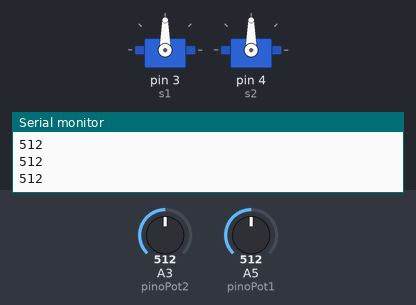
The sketch below on a simulated Arduino Uno, built with avr-gcc and run on an emulated ATmega328P. Parts: 2 × servo, the last lines printed to the serial monitor. The inputs (shaded band) are chosen by the test bench; at power-on: A3 (pinoPot2) = 512, A5 (pinoPot1) = 512.

Above: at 1.2 s.
1.3 s: A3 (pinoPot2) set to 716
At 1.8 s:
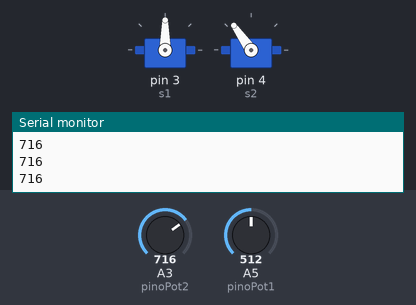
3.0 s: A5 (pinoPot1) set to 716
At 4.5 s:
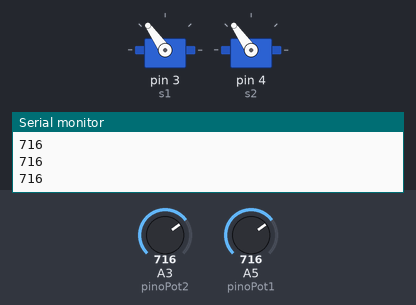
6.0 s: A3 (pinoPot2) set to 900
At 7.4 s:
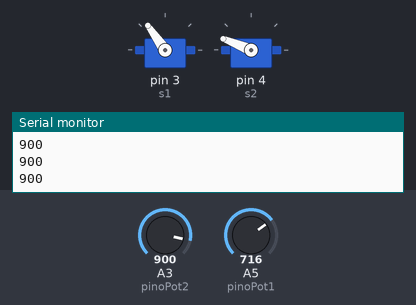
7.7 s: A5 (pinoPot1) set to 900
At 9.1 s:
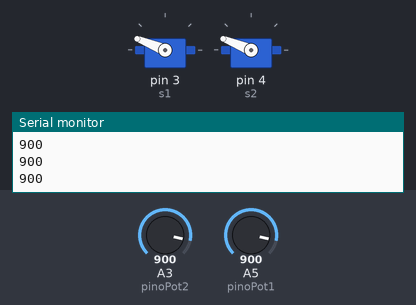
10.7 s: A3 (pinoPot2) set to 1023
At 12.1 s:
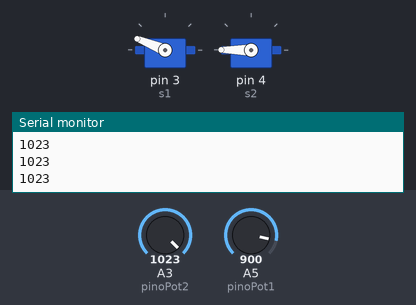
12.4 s: A5 (pinoPot1) set to 1023
At 13.7 s:
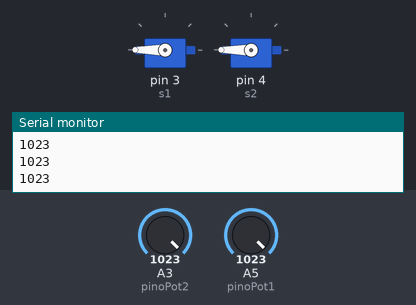
Timing chart, 0 to 15.4 s (numbered marks = the images above; inputs shaded):
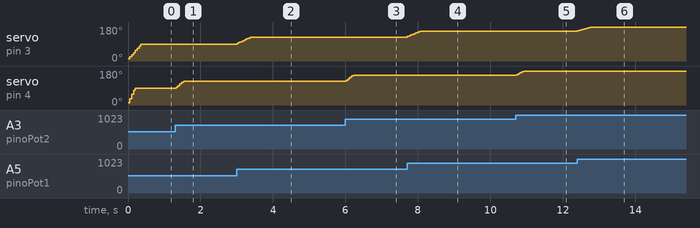

Measured:
- after the input at 1.3 s, servo on pin 4 (s2): 90° → 125° at once
- after the input at 3.0 s, servo on pin 3 (s1): 90° → 125° at once
- after the input at 6.0 s, servo on pin 4 (s2): 125° → 158° at once
- after the input at 7.7 s, servo on pin 3 (s1): 125° → 158° at once
- after the input at 10.7 s, servo on pin 4 (s2): 158° → 180° at once
- after the input at 12.4 s, servo on pin 3 (s1): 158° → 180° at once

The sketch:

media_movel_potenciometro_.ino
```cpp
#include <Servo.h>


#define n_pontos 8

int pinoPot1=A5;
int pinoPot2=A3;


float amostra1[n_pontos];
float amostra2[n_pontos];

int media_movel(int pino,float *amostra);

void zera_amostra(float *amostra);

Servo s1;
Servo s2;

int leitura1=0;
int leitura2=0;


void setup(){

  Serial.begin(9600);
   pinMode(pinoPot1,INPUT);
   pinMode(pinoPot2,INPUT);


   s1.attach(3);
   s1.write(leitura1);
   s2.attach(4);
   s2.write(leitura2);

   zera_amostra(amostra1);
   zera_amostra(amostra2);


}

void loop()
{
  leitura1=map(media_movel(pinoPot1,amostra1),0,1023,0,180);
  leitura2=map(media_movel(pinoPot2,amostra2),0,1023,0,180);


  s1.write(leitura1);
  s2.write(leitura2);

  Serial.println(media_movel(pinoPot2,amostra2));
  delay(50);
}

int media_movel(int pino, float *amostra){
  for(int i=n_pontos-1;i>0;i--){
    amostra[i]=amostra[i-1];
   }
   amostra[0]=analogRead(pino);

   float soma=0.0;

   for(int i=0;i<n_pontos;i++){
     soma+=amostra[i];
   }
   return soma/n_pontos;
}


void zera_amostra(float *amostra){
   for(int i=0;i<n_pontos;i++){
    amostra[i]=0;
   }

}
```

media.c
```cpp
#include<stdio.h>

const int TAMANHO=5;

float average (int length,int array[]);

int main()
{
	int scores[TAMANHO];
	for(int i=0;i<TAMANHO;i++)
	{
		printf("Digite a nota %d: ",i+1);
		scanf("%d",&scores[i]);
	}
	printf("Media: %.2f\n",average(TAMANHO,scores));
}

float average(int length,int array[])
{
	int sum=0;
	for(int i=0;i<length;i++)
	{
		sum+=array[i];
	}
	return sum/(float)length;
}
```

strings1.c
```cpp
#include<stdio.h>
#include<stdlib.h>
#include<string.h>

int main(){
    int n;
    char nome[50];
    scanf("%s",nome);
    n=strlen(nome);
    for(int i=0;i<n;i++){
        printf("%c",nome[i]);
    }
    printf("\n");
    return 0;
}
```

strings2.c
```cpp
#include<stdio.h>
#include<stdlib.h>
#include<string.h>
#include<ctype.h>

int main(){
    int n;
    char palavra[50];
    printf("Palavra: ");
    scanf("%s",palavra);
    n=strlen(palavra);
    for (int i=0;i<n;i++){
        if(palavra[i]>='a'&& palavra[i]<='z'){
            printf("%c",palavra[i]-32);
        }
        else{
            printf("%c",palavra[i]);
        }
    }
    printf("\n");
    return 0;
}
```
